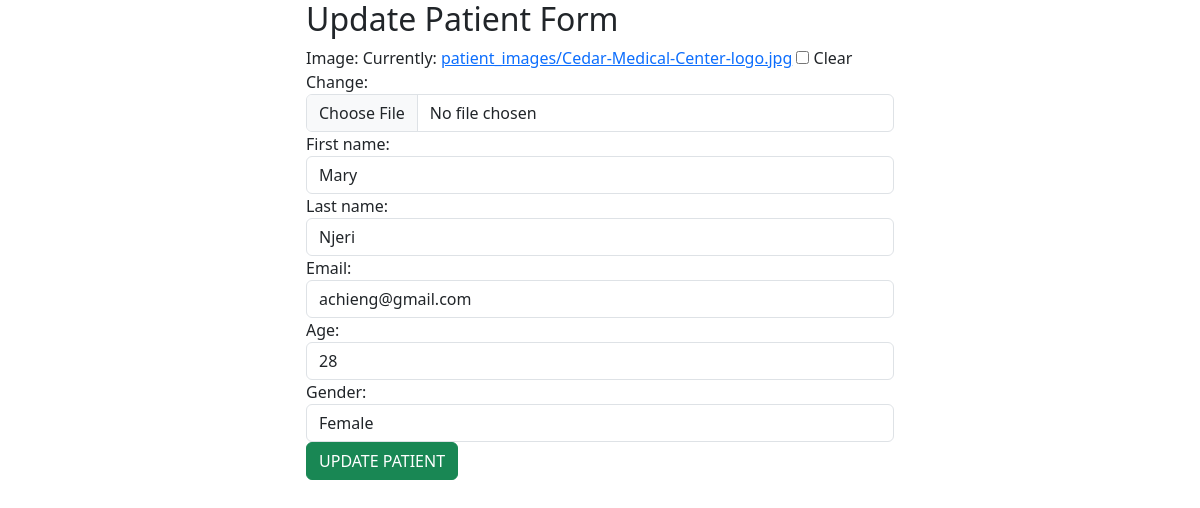
The page /patient/updatepatient/1/ on the database its author committed.
### patient/models.py (models this page shows, shortened)
class Patient(models.Model):
    image = models.ImageField(upload_to='patient_images/',blank='True')
    first_name = models.CharField(max_length=20)
    last_name = models.CharField(max_length=20)
    email = models.EmailField()
    age = models.IntegerField()
    gender = models.CharField(max_length=10)

### patient/views.py (the view)
# urls.py: path('updatepatient/<int:id>/', views.updatepatient, name='updatepatient'),
def updatepatient(request,id):
    patient = get_object_or_404(Patient, id=id)
    if request.method == "POST":
        form = PatientForm(request.POST,request.FILES,instance= patient)
        if form.is_valid():
            form.save()
            return redirect('patientlist')
    else:
        form = PatientForm(instance=patient)
    return render(request, 'updatepatient.html',{'form':form,'patient':patient},)

### patient/forms.py
class PatientForm(forms.ModelForm):
    class Meta:
        model = Patient
        fields = '__all__'
        widgets = {
            'first_name': forms.TextInput(attrs={'class': 'form-control', 'placeholder': 'Enter your first name'}),
            'last_name': forms.TextInput(attrs={'class': 'form-control', 'placeholder': 'Enter your last name'}),
            'email': forms.EmailInput(attrs={'class': 'form-control', 'placeholder': 'Enter your email'}),
            'age': forms.NumberInput(attrs={'class': 'form-control', 'placeholder': 'Enter your age'}),
            'gender': forms.TextInput(attrs={'class': 'form-control', 'placeholder': 'Enter your gender'}),
            'image': forms.ClearableFileInput(
                attrs={'class': 'form-control',
                       'accept': 'image/*',
                       'title': 'Select an image'}
            ),
        }

### patient/templates/updatepatient.html (shortened to what this page needs)
{% extends "base.html" %}
{% block content %}
<div class="row">
    <div class="col-md-3"></div>
    <div class="col-md-6">
      <h2>Update Patient Form</h2>
<form action="" method="POST"
enctype="multipart/form-data">
    {{ form }}
    <button type="submit" class="btn btn-success">UPDATE PATIENT</button>
</form>
    </div>
    <div class="col-md-3"></div>
</div>
{% endblock %}

### rows shown on the page
Patient: first_name "Mary", last_name "Njeri", email "achieng@gmail.com", age "28", gender "Female"
